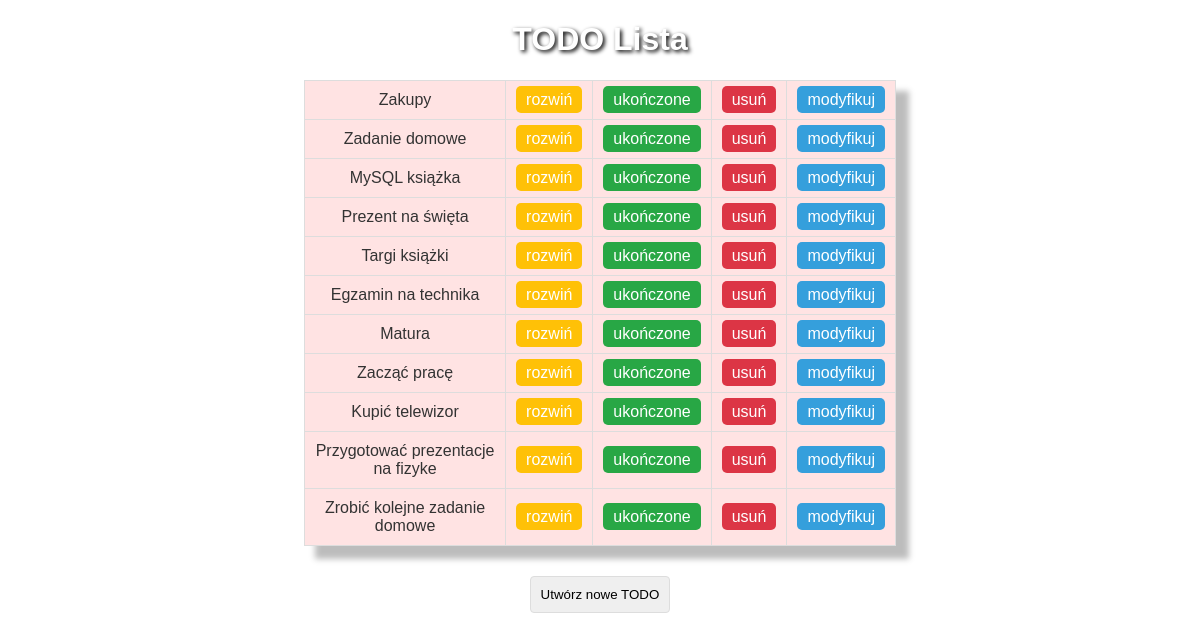
The page / on the database its author committed.
### tables this page shows
CREATE TABLE `zadanie` (
  `id` int(11) NOT NULL AUTO_INCREMENT,
  `zadanie_tytul` varchar(50) NOT NULL,
  `opis` text NOT NULL,
  `priorytet_zadania` enum('wazny','sredni','niski') NOT NULL,
  `progres_zadania` enum('w trakcie','wykonane') NOT NULL,
  `deadline` datetime DEFAULT NULL,
  PRIMARY KEY (`id`)
);

### index.php (the view, shortened to what this page needs)
<!DOCTYPE html>
<html lang="en">
<head>
    <link rel="stylesheet" href="CSS/style.css">
</head>
<body>
    <h1 style="text-align: center;">TODO Lista</h1>
    <?php
    include 'PHP/db_conn.php';
    $result = $conn->query('select * from zadanie')
        or die('Query failed: ' . mysqli_error($conn));
    echo "<table>";
    foreach ($result as $row) {
        echo <<< EOF
            <tr class='row'>
            <td>$row[zadanie_tytul]</td>
            <td class="details" style="display: none">$row[opis]</td>
            <td class="details" id="priority" style="display: none">$row[priorytet_zadania]</td>
            <td class="details" style="display: none">$row[progres_zadania]</td>
            <td class="details" style="display: none">$row[deadline]</td>
            <td><a href='#' class="more">rozwiń</a></td>
            <td><a href='#' class="done">ukończone</a></td>
            <td><a href='PHP/del_item.php?id=$row[id]' class="delete">usuń</a></td>
            <td><a href='PHP/mod_item.php?id=$row[id]' class="modify">modyfikuj</a></td>
        EOF;
    }
    echo "</table>";
    ?>
    <div class='open-parent'>
        <button class='open-new' id='open-new' onclick="onOpen()">Utwórz nowe TODO</button>
    </div>
</body>
</html>

### CSS/style.css (style rules this page uses)
body { font-family: Arial, sans-serif; color: #333; }
h1 { text-align: center; color: #fff; text-shadow: 2px 2px 4px #000; }
table { width: 50%; margin: 20px auto; border-collapse: collapse; background: rgba(255, 255, 255, 0.8); box-shadow: 12px 12px 6px 1px rgba(0, 0, 0, 0.263); }
button, td { transition: transform 100ms ease-out; }
div.open-parent { display: flex; justify-content: center; }
button.open-new { width: auto; padding: 10px; margin: 10px 0; text-align: center; box-sizing: border-box; border: 1px solid #ddd; border-radius: 4px; }
td, th { padding: 10px; border: 1px solid #ddd; text-align: center; }
.done, .delete, .modify, .more { color: #fff; padding: 5px 10px; text-decoration: none; border-radius: 5px; }
.done { background-color: #28a745; }
.delete { background-color: #dc3545; }
.modify { background-color: #359fdc; }
.more { background-color: #ffc107; }

### rows shown on the page
zadanie: zadanie_tytul "Zakupy"
zadanie: zadanie_tytul "Zadanie domowe"
zadanie: zadanie_tytul "MySQL książka"
zadanie: zadanie_tytul "Prezent na święta"
zadanie: zadanie_tytul "Targi książki"
zadanie: zadanie_tytul "Egzamin na technika"
zadanie: zadanie_tytul "Matura"
zadanie: zadanie_tytul "Zacząć pracę"
zadanie: zadanie_tytul "Kupić telewizor"
zadanie: zadanie_tytul "Przygotować prezentacje na fizyke"
zadanie: zadanie_tytul "Zrobić kolejne zadanie domowe"
